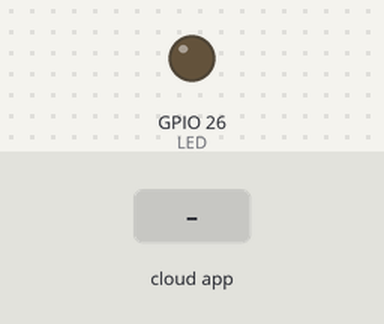
Recording of a sketch running on a simulated ESP32. Shown: output pins drawn as LEDs (lit = HIGH). The test bench sets the inputs (shaded band). WiFi joins after 1.5 s; servers stay silent unless stated; no MQTT or app messages arrive unless stated; what the sketch prints to the serial monitor is not drawn.

Above: at 2.7 s.
2.8 s: the phone or cloud app sets class9 to ON
At 3.5 s:
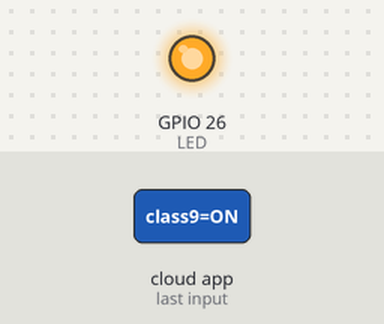
4.3 s: the phone or cloud app sets class9 to OFF
At 4.9 s:
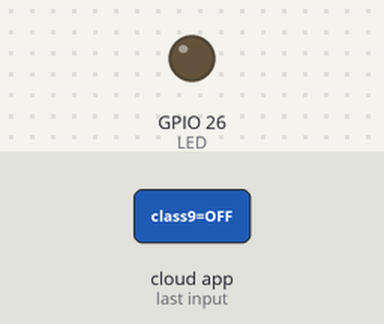
Timing chart, 0 to 7.3 s (numbered marks = the images above; inputs shaded):
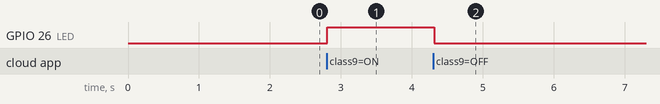

The sketch:

adafruit_firstCode.ino
```cpp
#include <WiFi.h>
#include "Adafruit_MQTT.h"
#include "Adafruit_MQTT_Client.h"

// the on off button feed turns this LED on/off
#define LED 26
// the slider feed sets the PWM output of this pin
//#define PWMOUT 12

/************************* WiFi Access Point *********************************/

#define WLAN_SSID       "RUET--Employee"
#define WLAN_PASS       "RUETEM#789"

/************************* Adafruit.io Setup *********************************/

#define AIO_SERVER      "io.adafruit.com"
#define AIO_SERVERPORT  1883                   // use 8883 for SSL
#define AIO_USERNAME    "Rezwan_Sayed"
#define AIO_KEY         "aio_sXki23GVsmkdHEVljGLJIzpheWv3"

/************ Global State (you don't need to change this!) ******************/

// Create an ESP8266 WiFiClient class to connect to the MQTT server.
WiFiClient client;
// or... use WiFiFlientSecure for SSL
//WiFiClientSecure client;

// Setup the MQTT client class by passing in the WiFi client and MQTT server and login details.
Adafruit_MQTT_Client mqtt(&client, AIO_SERVER, AIO_SERVERPORT, AIO_USERNAME, AIO_USERNAME, AIO_KEY);

/****************************** Feeds ***************************************/

// Notice MQTT paths for AIO follow the form: <username>/feeds/<feedname>
Adafruit_MQTT_Subscribe onoffbutton = Adafruit_MQTT_Subscribe(&mqtt, AIO_USERNAME "/feeds/class9");
//Adafruit_MQTT_Subscribe slider = Adafruit_MQTT_Subscribe(&mqtt, AIO_USERNAME "/feeds/slider");
Adafruit_MQTT_Publish ap = Adafruit_MQTT_Publish(&mqtt, AIO_USERNAME "/feeds/status");

/*************************** Sketch Code ************************************/

// Bug workaround for Arduino 1.6.6, it seems to need a function declaration
// for some reason (only affects ESP8266, likely an arduino-builder bug).
int flag;
void MQTT_connect();

void setup() {
  pinMode(LED, OUTPUT);
 // pinMode(PWMOUT, OUTPUT);

  Serial.begin(115200);
  delay(10);

  Serial.println(F("Adafruit MQTT demo"));

  // Connect to WiFi access point.
  Serial.println(); Serial.println();
  Serial.print("Connecting to ");
  Serial.println(WLAN_SSID);

  WiFi.begin(WLAN_SSID, WLAN_PASS);
  while (WiFi.status() != WL_CONNECTED) {
    delay(500);
    Serial.print(".");
  }
  Serial.println();

  Serial.println("WiFi connected");
  Serial.println("IP address: "); Serial.println(WiFi.localIP());

  // Setup MQTT subscription for onoff & slider feed.
  mqtt.subscribe(&onoffbutton);
 // mqtt.subscribe(&slider);
}

uint32_t x=0;

void loop() {
  // Ensure the connection to the MQTT server is alive (this will make the first
  // connection and automatically reconnect when disconnected).  See the MQTT_connect
  // function definition further below.
  MQTT_connect();

  // this is our 'wait for incoming subscription packets' busy subloop
  // try to spend your time here

  Adafruit_MQTT_Subscribe *subscription;
  while ((subscription = mqtt.readSubscription(5000))) {
    // Check if its the onoff button feed
    if (subscription == &onoffbutton) {


      if (strcmp((char *)onoffbutton.lastread, "ON") == 0) {
        digitalWrite(LED, HIGH);
        flag = 1;
      }
      if (strcmp((char *)onoffbutton.lastread, "OFF") == 0) {
        digitalWrite(LED, LOW);
        flag =0;
      }
///publish
      if (! ap.publish(flag))
        Serial.println(F("Publish Failed."));
      else {
        Serial.println(F("Publish Success!"));
        delay(500);
      }
    }


  }

  // ping the server to keep the mqtt connection alive
  if(! mqtt.ping()) {
    mqtt.disconnect();
  }

}

// Function to connect and reconnect as necessary to the MQTT server.
// Should be called in the loop function and it will take care if connecting.
void MQTT_connect() {
  int8_t ret;

  // Stop if already connected.
  if (mqtt.connected()) {
    return;
  }

  Serial.print("Connecting to MQTT... ");

  uint8_t retries = 3;
  while ((ret = mqtt.connect()) != 0) { // connect will return 0 for connected
       Serial.println(mqtt.connectErrorString(ret));
       Serial.println("Retrying MQTT connection in 5 seconds...");
       mqtt.disconnect();
       delay(5000);  // wait 5 seconds
       retries--;
       if (retries == 0) {
         // basically die and wait for WDT to reset me
         while (1);
       }
  }
  Serial.println("MQTT Connected!");
}
```

Measured:
- after the input at 2.8 s, GPIO 26 (LED): LOW → HIGH at once
- after the input at 4.3 s, GPIO 26 (LED): HIGH → LOW at once
